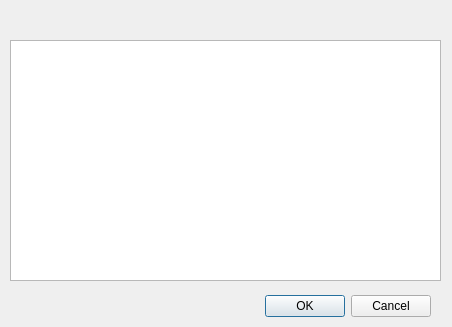
<?xml version="1.0" encoding="UTF-8"?>
<ui version="4.0">
 <class>Dialog</class>
 <widget class="QDialog" name="Dialog">
  <property name="geometry">
   <rect>
    <x>0</x>
    <y>0</y>
    <width>452</width>
    <height>327</height>
   </rect>
  </property>
  <property name="windowTitle">
   <string>Dialog</string>
  </property>
  <widget class="QDialogButtonBox" name="buttonBox">
   <property name="geometry">
    <rect>
     <x>90</x>
     <y>290</y>
     <width>341</width>
     <height>32</height>
    </rect>
   </property>
   <property name="orientation">
    <enum>Qt::Horizontal</enum>
   </property>
   <property name="standardButtons">
    <set>QDialogButtonBox::Cancel|QDialogButtonBox::Ok</set>
   </property>
  </widget>
  <widget class="QTableView" name="tableView">
   <property name="geometry">
    <rect>
     <x>10</x>
     <y>40</y>
     <width>431</width>
     <height>241</height>
    </rect>
   </property>
  </widget>
  <widget class="QLabel" name="label">
   <property name="geometry">
    <rect>
     <x>10</x>
     <y>11</y>
     <width>431</width>
     <height>20</height>
    </rect>
   </property>
   <property name="font">
    <font>
     <pointsize>12</pointsize>
     <weight>75</weight>
     <bold>true</bold>
    </font>
   </property>
   <property name="text">
    <string/>
   </property>
   <property name="alignment">
    <set>Qt::AlignCenter</set>
   </property>
  </widget>
 </widget>
 <resources/>
 <connections>
  <connection>
   <sender>buttonBox</sender>
   <signal>accepted()</signal>
   <receiver>Dialog</receiver>
   <slot>accept()</slot>
   <hints>
    <hint type="sourcelabel">
     <x>248</x>
     <y>254</y>
    </hint>
    <hint type="destinationlabel">
     <x>157</x>
     <y>274</y>
    </hint>
   </hints>
  </connection>
  <connection>
   <sender>buttonBox</sender>
   <signal>rejected()</signal>
   <receiver>Dialog</receiver>
   <slot>reject()</slot>
   <hints>
    <hint type="sourcelabel">
     <x>316</x>
     <y>260</y>
    </hint>
    <hint type="destinationlabel">
     <x>286</x>
     <y>274</y>
    </hint>
   </hints>
  </connection>
 </connections>
</ui>
